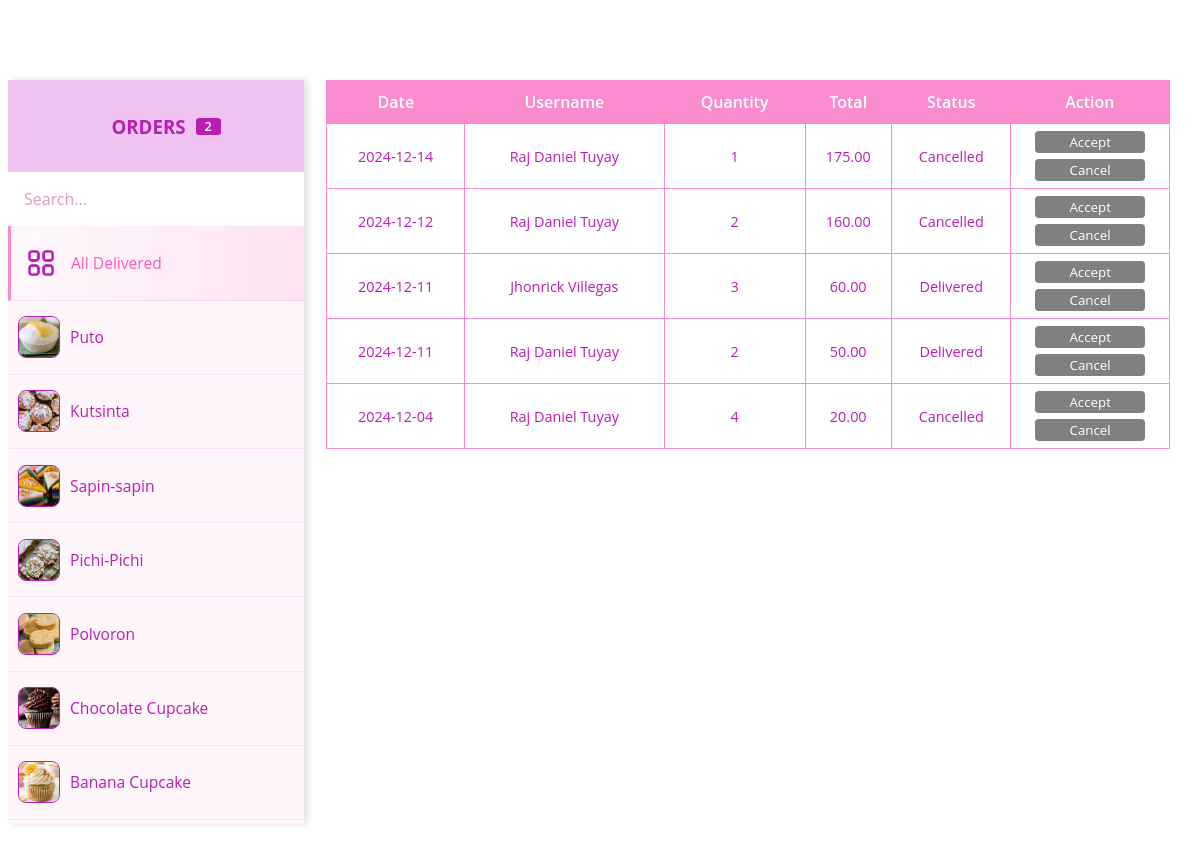
The app's page /PHP/admin-delivered.php with its own data.
### tables this page shows
CREATE TABLE `tbl_products` (
  `prod_id` int(11) NOT NULL,
  `prod_name` varchar(50) NOT NULL,
  `prod_price` float NOT NULL,
  `product_description` text NOT NULL,
  `stock_quantity` int(11) NOT NULL,
  `status` enum('Available','Unavailable') NOT NULL DEFAULT 'Available',
  `category_id` int(11) NOT NULL,
  `prod_image` varchar(255) NOT NULL,
  `created_at` timestamp NOT NULL DEFAULT current_timestamp()
);

CREATE TABLE `tbl_user` (
  `user_id` int(11) NOT NULL,
  `email` varchar(30) NOT NULL,
  `password` varchar(255) NOT NULL,
  `created_at` timestamp NOT NULL DEFAULT current_timestamp(),
  `firstname` varchar(30) NOT NULL,
  `middlename` varchar(30) NOT NULL,
  `lastname` varchar(30) NOT NULL,
  `age` int(3) NOT NULL,
  `username` varchar(30) NOT NULL,
  `contact_no` varchar(15) NOT NULL,
  `gender` enum('Male','Female','','') NOT NULL,
  `birthday` date NOT NULL,
  `display_photo` varchar(255) NOT NULL DEFAULT 'sample-profile.png'
);

CREATE TABLE `tbl_order_items` (
  `order_item_id` int(11) NOT NULL,
  `order_id` int(11) NOT NULL,
  `prod_id` int(11) NOT NULL,
  `package` enum('Box of 6','Box of 12') NOT NULL,
  `quantity` int(3) NOT NULL,
  `price` decimal(10,2) NOT NULL
);

CREATE TABLE `tbl_orders` (
  `order_id` int(11) NOT NULL,
  `user_id` int(11) NOT NULL,
  `order_date` timestamp NOT NULL DEFAULT current_timestamp(),
  `total_amount` decimal(10,2) NOT NULL,
  `status` enum('Pending','Delivered','Cancelled') NOT NULL DEFAULT 'Pending'
);

### PHP/admin-delivered.php (the view, shortened to what this page needs)
<div id="mother-div">
    <div id="customers-nav">
        <div id="tag-queries">
            <h3 style="color: #B91EB3;">Orders</h3>
            <?php
            $query = "SELECT COUNT(DISTINCT tbl_orders.order_id) AS user_count FROM tbl_orders WHERE status = 'Delivered'";
            $result = mysqli_query($connection, $query);
            $userCount = 0;
            if ($result && $row = mysqli_fetch_assoc($result)) {
                $userCount = $row['user_count'];
            }
            ?>
            <p class="notif"><?php echo $userCount; ?></p>
        </div>
        <input type="text" name="search" id="search-query" placeholder="Search..." onInput="filterProducts(this.value)">
        <button id="all-products-btn" class="customer-id active" data-product="all">
            <img id="icon-all" src="../IMG/icon-all.png" alt="All">
            <h3>All Delivered</h3>
        </button>
        <?php
        $query = "SELECT * FROM tbl_products";
        $result = mysqli_query($connection, $query);
        while ($row = mysqli_fetch_assoc($result)) {
        ?>
            <button class="customer-id" data-product="<?php echo $row['prod_id']; ?>" data-name="<?php echo strtolower($row['prod_name']); ?>">
                <img src="<?php echo "../IMG/Products/" . $row['prod_image'] ?>" alt="User">
                <h3><?php echo $row['prod_name'] ?></h3>
            </button>
        <?php } ?>
    </div>
    <div id="chat-box">
        <div id="content">
            <table id="order-list">
                <tr id="row-heads">
                    <th>Date</th>
                    <th>Username</th>
                    <th>Quantity</th>
                    <th>Total</th>
                    <th>Status</th>
                    <th>Action</th>
                </tr>
                <?php
                $query = "SELECT
                          DATE(tbl_orders.order_date) AS order_date,
                          tbl_products.prod_name,
                          tbl_user.firstname,
                          tbl_user.lastname,
                          tbl_order_items.quantity,
                          tbl_orders.total_amount,
                          tbl_orders.status
                          FROM tbl_products
                          JOIN tbl_order_items ON tbl_products.prod_id = tbl_order_items.prod_id
                          JOIN tbl_orders ON tbl_order_items.order_id = tbl_orders.order_id
                          JOIN tbl_user ON tbl_orders.user_id = tbl_user.user_id ORDER BY tbl_orders.order_date DESC;";
                $result = mysqli_query($connection, $query);
                while ($row = mysqli_fetch_assoc($result)) {
                ?>
                    <tr id="row-orders">
                        <td><?php echo $row['order_date'] ?></td>
                        <td><?php echo $row['firstname'] . " " . $row['lastname'] ?></td>
                        <td><?php echo $row['quantity'] ?></td>
                        <td><?php echo $row['total_amount'] ?></td>
                        <td><?php echo $row['status'] ?></td>
                        <td id="td-action">
                            <button id="btn-accept">Accept</button>
                            <button id="btn-cancel">Cancel</button>
                        </td>
                    </tr>
                <?php } ?>
            </table>
        </div>
    </div>
</div>

### PHP/admin-delivered.php (style rules this page uses)
* { font-family: 'Open Sans'; color: #B91EB3; }
#mother-div { width: 100%; height: auto; display: flex; align-items: center; justify-content: center; flex-wrap: wrap; padding-top: 7vh; }
#customers-nav { width: 25%; max-height: 93vh; height: 93vh; overflow-x: hidden; overflow-y: auto; display: flex; align-items: flex-start; justify-content: flex-start; flex-direction: column; background-color: #fff6fc; box-shadow: 5px 0 6px rgba(0, 0, 0, 0.1); }
#customers-nav #search-query { width: 100%; padding: 2vh; font-size: 1rem; border: none; }
#customers-nav #search-query::placeholder { color: #da9bc1; }
#tag-queries { width: 100%; padding: 15px 10px; display: flex; align-items: center; justify-content: center; gap: 10px; background-color: #f1c3f0; cursor: default; color: #f95cba; text-transform: uppercase; user-select: none; }
.notif { width: 25px; display: flex; align-items: center; justify-content: center; height: 17px; font-weight: 600; font-size: 0.8rem; border-radius: 15%; color: white; background-color: #B91EB3; }
.customer-id { width: 100%; padding: 10px; display: flex; align-items: center; justify-content: flex-start; gap: 10px; background-color: transparent; border: none; border-bottom: 1px solid #e333dd20; cursor: pointer; color: #B91EB3; transition: opacity 0.3s ease, transform 0.3s ease; transform: scale(1); }
.customer-id.active { border-left: 3px solid rgb(250, 139, 206); background: linear-gradient(to right, rgb(254, 248, 251) 0%, rgb(254, 227, 243) 100%); }
.customer-id.active h3 { color: #f95cba; }
.customer-id img { width: 40px; height: 40px; border: 1px solid #B91EB3; border-radius: 1vh; }
.customer-id #icon-all { width: 40px; height: 40px; border: none; }
.customer-id h3 { font-weight: 500; }
#chat-box { width: 75%; max-height: 93vh; height: 93vh; overflow-y: auto; padding-top: 2vh; padding-bottom: 2vh; }
#content { width: 95%; height: auto; margin: auto; display: flex; justify-content: flex-start; align-items: flex-start; flex-wrap: wrap; flex-direction: column; overflow-x: auto; }
#order-list { width: 100%; border-radius: 10px; border: none; border-collapse: collapse; border-spacing: 0; }
#row-heads { background-color: #FA8BCE; border: 1px solid #FA8BCE; }
#row-heads th { color: white; font-weight: 600; text-align: center; padding: 10px 5px; }
#row-orders td { color: #B91EB3; font-size: 0.9rem; border: 1px solid #FA8BCE; font-weight: 400; text-align: center; padding: 0; margin: 0; }
#row-orders #td-action { padding: 4px 0; vertical-align: middle; }
#row-orders #td-action button { box-sizing: border-box; color: white; background-color: gray; border: none; width: 70%; margin: 3px 0; padding: 2px 0; user-select: none; cursor: not-allowed; border-radius: 0.5vh; }

### records on screen
tbl_products: prod_image (picture), prod_name "Puto"
tbl_products: prod_image (picture), prod_name "Kutsinta"
tbl_products: shows a picture, prod_name "Sapin-sapin"
tbl_products: prod_image (picture), prod_name "Pichi-Pichi", order_date "2024-12-12", tbl_user.firstname "Raj Daniel", tbl_user.lastname "Tuyay", tbl_order_items.quantity "2", tbl_orders.total_amount "160.00", tbl_orders.status "Cancelled"
tbl_products: prod_image (picture), prod_name "Polvoron", order_date "2024-12-04", tbl_user.firstname "Raj Daniel", tbl_user.lastname "Tuyay", tbl_order_items.quantity "4", tbl_orders.total_amount "20.00", tbl_orders.status "Cancelled"
tbl_products: prod_image (picture), prod_name "Chocolate Cupcake", order_date "2024-12-14", tbl_user.firstname "Raj Daniel", tbl_user.lastname "Tuyay", tbl_order_items.quantity "1", tbl_orders.total_amount "175.00", tbl_orders.status "Cancelled", order_date "2024-12-11", tbl_user.firstname "Jhonrick", tbl_user.lastname "Villegas", tbl_order_items.quantity "3", tbl_orders.total_amount "60.00", tbl_orders.status "Delivered"
tbl_products: prod_image (picture), prod_name "Banana Cupcake"
tbl_products: order_date "2024-12-11", tbl_user.firstname "Raj Daniel", tbl_user.lastname "Tuyay", tbl_order_items.quantity "2", tbl_orders.total_amount "50.00", tbl_orders.status "Delivered"

### other values on screen
$userCount "2"
